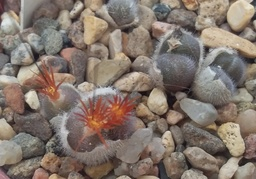
#> input picture СГТУ 6 сем/Комп зрение/preTask6/test2.jpg, 256 x 179 px, shrunk from 1080 x 757 before the run
$ python task6.py
#> lines starting #> are read from the running program, lines starting #| are printed output that depends on the picture
import numpy as np
import cv2
from sklearn.cluster import DBSCAN
"""
def mean_shift_segmentation(image, spatial_radius, color_radius, max_level):
    # Преобразование изображения в лабораторное цветовое пространство
    image_lab = cv2.cvtColor(image, cv2.COLOR_BGR2Lab)

    # Выполнение сегментации Mean Shift
    segmented_image = cv2.pyrMeanShiftFiltering(image_lab, spatial_radius, color_radius, maxLevel=max_level)

    # Преобразование обратно в BGR
    segmented_image = cv2.cvtColor(segmented_image, cv2.COLOR_Lab2BGR)

    # Находим уникальные цвета (центры кластеров)
    unique_colors = np.unique(segmented_image.reshape(-1, 3), axis=0)

    # Создаем изображение с синими кластерами
    colored_clusters = np.zeros_like(segmented_image)

    # Фиксированная палитра ярких цветов
    palette = [
        (255, 0, 0),    # Красный
        (0, 255, 0),    # Зеленый
        (0, 0, 255),    # Синий
        (255, 255, 0),  # Желтый
        (255, 0, 255),  # Пурпурный
        (0, 255, 255),  # Голубой
        (128, 0, 0),    # Темно-красный
        (0, 128, 0),    # Темно-зеленый
        (0, 0, 128),    # Темно-синий
        (128, 128, 0),  # Оливковый
        (128, 0, 128),  # Фиолетовый
        (0, 128, 128)   # Темно-голубой
    ]

    # Циклически используем цвета из палитры
    for i, color in enumerate(unique_colors):
        mask = cv2.inRange(segmented_image, color, color)
        colored_clusters[mask > 0] = palette[i % len(palette)]

    return colored_clusters
# Загрузка изображения
image=cv2. imread("test.jpg") # чтение изображения в переменную img
# Параметры Mean Shift
spatial_radius = 60
color_radius = 40
max_level = 2

# Сегментация
segmented_image = mean_shift_segmentation(image, spatial_radius, color_radius, max_level)
cv2.imshow('AKAZE Keypoints111', image)

cv2.imshow('AKAZE Keypoints', segmented_image)

# Загрузка изображения
image=cv2. imread("test2.jpg") # чтение изображения в переменную img
# Параметры Mean Shift
spatial_radius = 60
color_radius = 40
max_level = 5

# Сегментация
segmented_image = mean_shift_segmentation(image, spatial_radius, color_radius, max_level)

cv2.imshow('AKAZE Keypoints11', image)

cv2.imshow('AKAZE Keypoints1', segmented_image)

"""
import numpy as np
import cv2
from sklearn.cluster import DBSCAN

image=cv2. imread("test2.jpg") # чтение изображения в переменную img
#> image is the input picture: shape (179, 256, 3); mean B, G, R 108, 117.8, 131.3

pixels = image.reshape(-1, 3)
# Создание объекта
dbscan = DBSCAN(eps=3, min_samples=10)
# Производим кластеризацию пикселей
labels = dbscan.fit_predict(pixels)
# Преобразуем метки в изображение
segmented_image = labels.reshape(image.shape[0], image.shape[1])
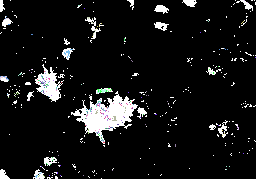
#> segmented_image: shape (179, 256) int64; 29 distinct labels, from -1 to 27; one colour per label, 0 black, -1 white


cv2.imshow('AKAZE Keypoints1', segmented_image)

cv2.waitKey(0)

$ run again, with СГТУ 6 сем/Комп зрение/preTask6/test.jpg copied over СГТУ 6 сем/Комп зрение/preTask6/test2.jpg
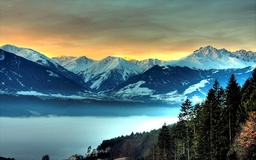
#> input picture СГТУ 6 сем/Комп зрение/preTask6/test.jpg, 256 x 160 px, shrunk from 512 x 320 before the run
#> image is the input picture: shape (160, 256, 3); mean B, G, R 118, 120.8, 98
#> `segmented_image = labels.reshape(image.shape[0], image.shape[1])`:
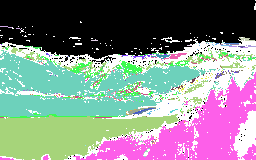
#> segmented_image: shape (160, 256) int64; 61 distinct labels, from -1 to 59; one colour per label, 0 black, -1 white
